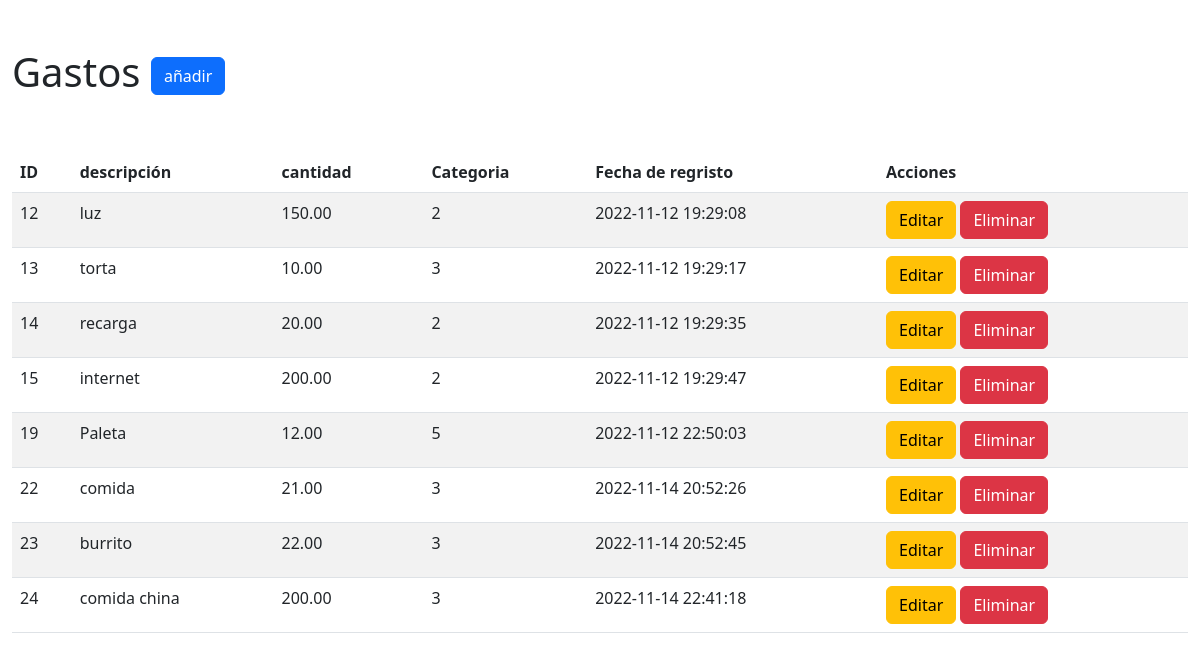
Screenshot of /spending_tracker/gastos/index.php with the database file from the repository.
### tables this page shows
CREATE TABLE `dinero` (
  `id` int(11) NOT NULL,
  `cantidad` float(8,2) NOT NULL,
  `categoría` varchar(50) NOT NULL,
  `fecha` timestamp NOT NULL DEFAULT current_timestamp(),
  `descripción` varchar(255) NOT NULL
);

### spending_tracker/gastos/index.php (the view, shortened to what this page needs)
<?php
require_once("../config/config.php");
$query = "SELECT id,descripción,cantidad,categoría,fecha  FROM dinero  ";
$result = $conexion->query($query);
?>
<!DOCTYPE html>
<html lang="en">
<head>
<link href="https://cdn.jsdelivr.net/npm/bootstrap@5.2.2/dist/css/bootstrap.min.css" rel="stylesheet">
</head>
<body>
    <div class="container-fluid">
        <div class="row mt-5">
            <div class="col">
                <h1>Gastos <a href="form_insert.php" class="btn btn-primary"> añadir</a></h1>
            </div>
        </div>
        <div class="row mt-5">
            <div class="col">
                <table class="table table-striped table-hover">
                    <thead>
                        <tr>
                            <th>ID</th>
                            <th>descripción	</th>
                            <th>cantidad</th>
                            <th>Categoria</th>
                            <th>Fecha de regristo</th>
                            <th>Acciones</th>
                        </tr>
                    </thead>
                    <tbody>
                        <?php
                       while($row = $result-> fetch_assoc()){
                        ?>
                      <tr>
                            <td><?php echo $row["id"]; ?></td>
                            <td><?php echo $row["descripción"]; ?></td>
                            <td><?php echo $row["cantidad"]; ?></td>
                            <td><?php echo $row["categoría"]; ?></td>
                            <td><?php echo $row["fecha"]; ?></td>
                            <td>
                                <a href="form_update.php?id=<?php echo $row['id']; ?>" class="btn btn-warning">Editar</a>
                                <a href="../delete_spending.php?id=<?php echo $row['id']; ?>" class="btn btn-danger">Eliminar</a>
                            </td>
                        </tr>
                        <?php } ?>
                    </tbody>
                </table>
            </div>
        </div>
    </div>
</body>
</html>

### rows the page displays
dinero: id "12", descripción "luz", cantidad "150.00", categoría "2", fecha "2022-11-12 19:29:08"
dinero: id "13", descripción "torta", cantidad "10.00", categoría "3", fecha "2022-11-12 19:29:17"
dinero: id "14", descripción "recarga", cantidad "20.00", categoría "2", fecha "2022-11-12 19:29:35"
dinero: id "15", descripción "internet", cantidad "200.00", categoría "2", fecha "2022-11-12 19:29:47"
dinero: id "19", descripción "Paleta", cantidad "12.00", categoría "5", fecha "2022-11-12 22:50:03"
dinero: id "22", descripción "comida", cantidad "21.00", categoría "3", fecha "2022-11-14 20:52:26"
dinero: id "23", descripción "burrito", cantidad "22.00", categoría "3", fecha "2022-11-14 20:52:45"
dinero: id "24", descripción "comida china", cantidad "200.00", categoría "3", fecha "2022-11-14 22:41:18"
